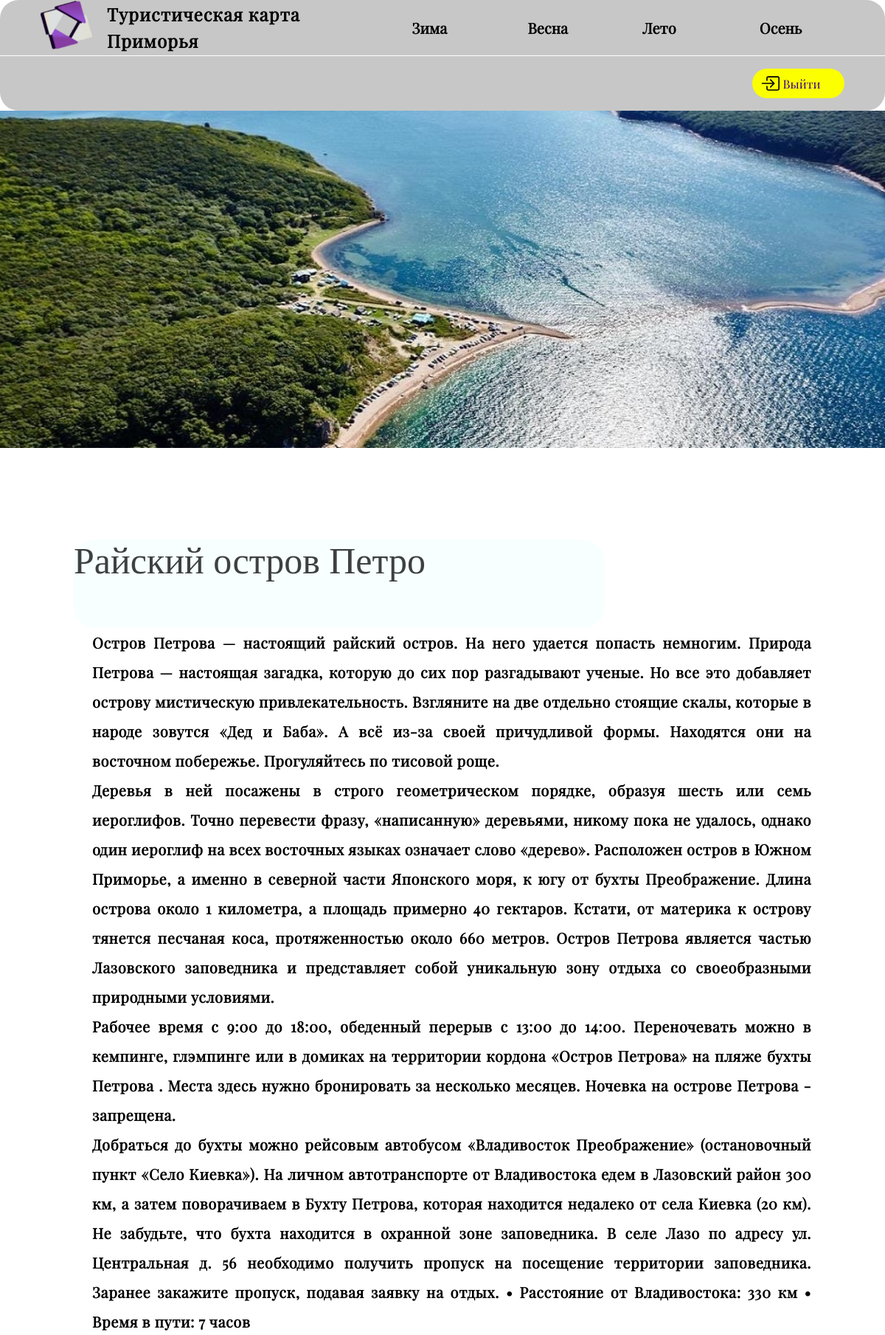
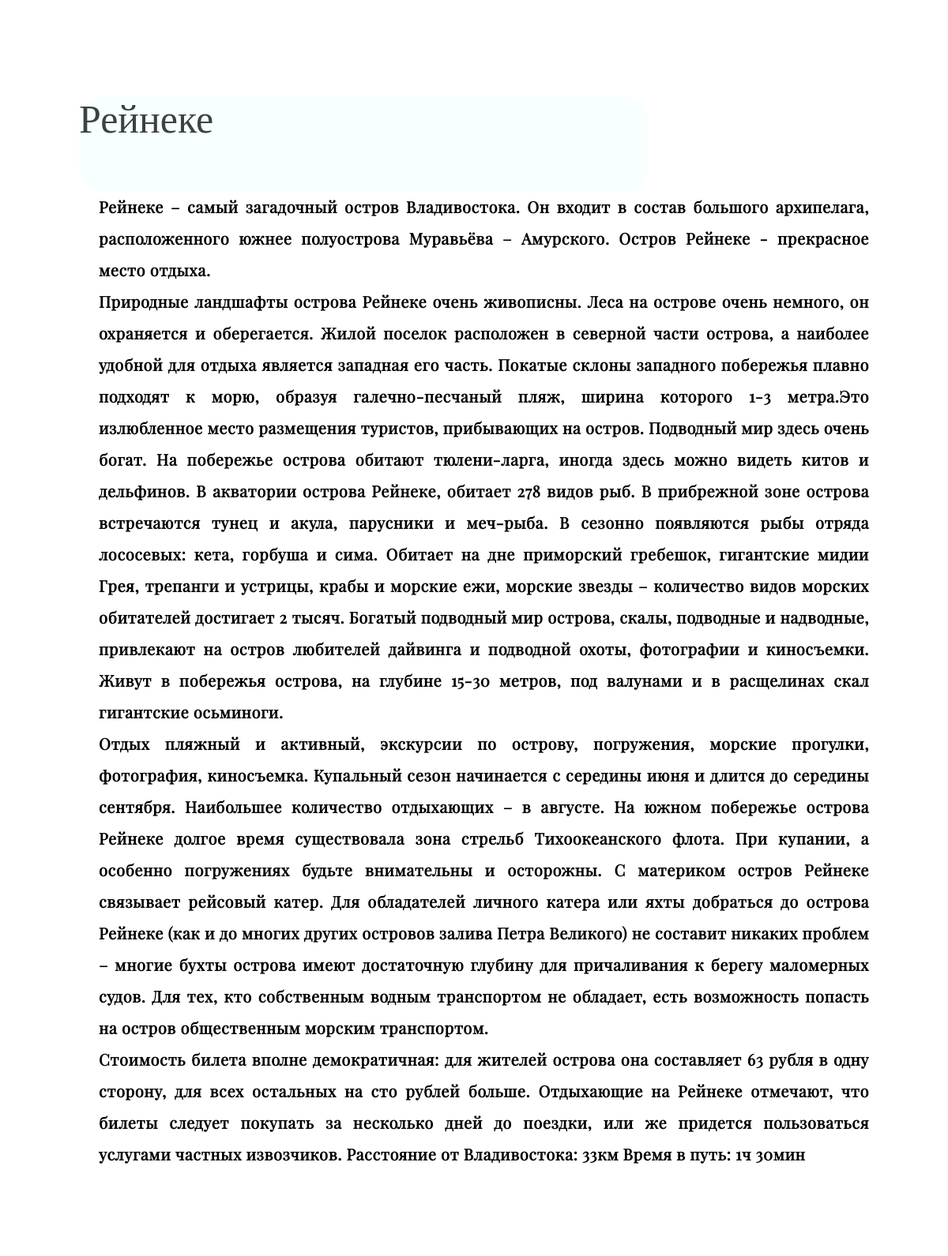
The app's page /page_of_summer (signed in, upper part) with its own data (2 pictures, top to bottom).
### profil/models.py (models this page shows, shortened)
class summer(models.Model):
    name = models.CharField("Место" , max_length=20 )
    time = models.DateTimeField("Время добавления",max_length=10)
    notes = models.TextField( "Заметки для описания " )
    notes_nature = models.TextField( "Заметки для природы " )
    notes_fun = models.TextField( "Заметки для развлечений " )
    notes_ways = models.TextField( "Заметки для маршрутов " )
    image = models.ImageField(upload_to="",verbose_name="Главная фотография")
    image1 = models.ImageField( upload_to="", verbose_name="Фото номер 1")
    image2 = models.ImageField( upload_to="", verbose_name="Фото номер 2")
    image3 = models.ImageField( upload_to="", blank=True, verbose_name="Фото номер 3" )
    image4 = models.ImageField( upload_to="", blank=True , verbose_name="Фото номер 4")
    class Meta :
        verbose_name = "Летняя локация"
        verbose_name_plural = "Летнии локации"

### profil/views.py (the view)
# urls.py: path('page_of_summer',views.page_of_summer),
def page_of_summer( request ):
    summers_for_unk = summer.objects.all()[0:2]
    summers = summer.objects.all()
    return render( request , "profil/page_of_summer.html" , {"title": "Летняя страница " ,
                                                             "content_summer": summers ,
                                                             "content_summer_for_unk":summers_for_unk,
                                                             } )

### profil/templates/profil/page_of_summer.html (shortened to what this page needs)
{% load static %}
<!DOCTYPE html>
<html>
<head>
    <link rel="stylesheet" href="{% static 'profil/style_1.css' %}" />
</head>
<body style="overflow-x: hidden">
    <header>
        <div class="up" id="upp">
            <div class="intro">
                <a href="/"><img class="kartinalogo" src="{% static 'profil/l4_svg.svg' %}" width="78" height="70" /></a>
                <p>Туристическая карта Приморья</p>
            </div>
            <nav class="menu">
                <a href="page_of_winter" target="_blank">Зима</a>
                <a href="page_of_spring" target="_blank">Весна</a>
                <a href="" target="_blank">Лето</a>
                <a href="page_of_autmn" target="_blank">Осень</a>
            </nav>
        </div>
        <hr />
        {% if user.is_authenticated  %}
        <div class="field">
            <a href="/logout" style="text-decoration: none" s><button type="button" class="button">
                <img src="{% static 'profil/box_arrow_in_right_icon.svg'%}" width="35.61" height="25.71" />Выйти
            </button></a>
        </div>
        {% endif%}
    </header>
    <div>
                <img src="{% static 'profil/L3opAtfL6Ls.jpg' %}"  style="width:100%">
            </div>
    <div class="total">
        <div class="wrapper">
            {% if not user.is_authenticated  %}
                {% for i in content_summer_for_unk %}
                    <div class="subject">
                <div class="container_slider_css">
                    <img class="photo_slider_css" src="{{i.image.url}}" alt="" />
                    {% if i.image1 %}
                    <img class="photo_slider_css" src="{{i.image1.url}}" alt="" />
                    {% endif %}
                    {% if i.image2 %}
                    <img class="photo_slider_css" src="{{i.image2.url}}" alt="" />
                    {% endif %}
                    {% if i.image3 %}
                    <img class="photo_slider_css" src="{{i.image3.url}}" alt="" />
                    {% endif %}
                </div>
                <div style="
              width: 720px;
              height: 120px;
              background-color: azure;
              border-radius: 30px;
              margin-top: -120px;
              position: absolute;
              opacity: 50%;
                " class="on_photo"></div>
                    <div class="on_photo"  style="position: absolute; margin-top: -120px">{{ i.name }}</div>
                <p>{{ i.notes}}</p>
            </div>
            <div>
                <p>{{ i.notes_nature }}</p>
            </div>
            <div>
                <p>{{ i.notes_fun}}</p>
            </div>
            <div>
                <p>{{ i.notes_ways }}</p>
            </div>
                {% endfor %}
                <div style="margin-top: 50px; text-align: center">Что бы получить полный доступ ко всем местам
                    <br>
                        <p style="text-align: center">Вам нужно <a style="color: green" href="accounts/login">авторизоваться</a></p>
                    </div>
            {% else %}
            {% for i in content_summer %}
            <div class="subject">
                <div class="container_slider_css">
                </div>
                <div style="
              width: 720px;
              height: 120px;
              background-color: azure;
              border-radius: 30px;
              margin-top: -120px;
              position: absolute;
              opacity: 50%;
              text-align: center;
                " class="on_photo"></div>
                    <div class="on_photo"  style="position: absolute; margin-top: -120px">{{ i.name }}</div>
                <p>{{ i.notes}}</p>
            </div>
            <div>
                <p>{{ i.notes_nature }}</p>
            </div>
            <div>
                <p>{{ i.notes_fun}}</p>
            </div>
            <div>
                <p>{{ i.notes_ways }}</p>
            </div>
            {% endfor %}
            {% endif%}
        </div>
    </div>
</body>
</html>

### profil/static/profil/style_1.css (style rules this page uses)
* { margin: 0; }
.subject { position: relative; text-align: center; }
.on_photo { font-size: 50px; position: absolute; color: rgba(0, 0, 0, 0.747); }
.total { display: flex; align-items: center; flex-direction: column; }
header hr { width: 100%; background: white; border: none; height: 1px; }
header { height: 150px; width: 100%; background: rgba(174, 174, 174, 0.69); opacity: 1; z-index: 1; border-radius: 25px; font-weight: 700; }
.up { display: flex; flex-direction: row; align-items: center; height: 75px; width: 100%; justify-content: space-between; }
.intro p { font-family: Playfair Display; font-size: 24px; font-weight: 700; line-height: 36px; letter-spacing: 1px; width: 350px; }
.intro { width: 447px; display: flex; flex-direction: row; justify-content: space-between; margin-left: 48px; }
.menu { width: 579.7px; margin-right: 61.83px; }
.menu a { text-decoration: none; font-family: Playfair Display; color: black; font-size: 20px; line-height: 31.99px; }
.menu a:nth-child(2) { padding-left: 105.22px; }
.menu a:nth-child(3) { padding-left: 97.22px; }
.menu a:last-child { padding-left: 109.22px; }
header .button { font-family: Playfair Display; font-size: 16px; width: 125px; height: 40px; background: #fbff00; margin-left: 50px; color: #3d008b; border-radius: 23px; border: none; display: flex; align-items: center; }
.field { display: flex; justify-content: flex-end; margin-right: 55px; margin-top: 17px; }
.wrapper { width: 1000px; display: flex; flex-direction: column; }
.wrapper p { font-family: Playfair Display; margin-left: 25px; font-size: 20px; font-style: normal; font-weight: 700; line-height: 40px; letter-spacing: 0.03em; text-align: justify; }
.container_slider_css { width: 1000px; height: 20vw; position: relative; overflow: hidden; z-index: 0; }
img:nth-child(1) { animation-delay: 18s; }
img:nth-child(3) { animation-delay: 6s; }

### records on screen
summer: name "Райский остров Петро", notes "Остров Петрова — настоящий райский остров. На него удается попасть немногим. Природа Петрова — настоящая загадка, которую до сих пор разгадывают ученые. Но все это добавляет острову мистическую привлекательность. Взгляните на две отдельно стоящие скалы, которые в народе зовутся «Дед и Баба». А всё из-за своей причудливой формы. Находятся они на восточном побережье. Прогуляйтесь по тисовой роще.", notes_nature "Деревья в ней посажены в строго геометрическом порядке, образуя шесть или семь иероглифов. Точно перевести фразу, «написанную» деревьями, никому пока не удалось, однако один иероглиф на всех восточных языках означает слово «дерево». Расположен остров в Южном Приморье, а именно в северной части Японского моря, к югу от бухты Преображение. Длина острова около 1 километра, а площадь примерно 40 гектаров. Кстати, от материка к острову тянется песчаная коса, протяженностью около 660 метров. Остров Петрова является частью Лазовского заповедника и представляет собой уникальную зону отдыха со своеобразными природными условиями.", notes_fun "Рабочее время с 9:00 до 18:00, обеденный перерыв с 13:00 до 14:00. Переночевать можно в кемпинге, глэмпинге или в домиках на территории кордона «Остров Петрова» на пляже бухты Петрова . Места здесь нужно бронировать за несколько месяцев. Ночевка на острове Петрова - запрещена.", notes_ways "Добраться до бухты можно рейсовым автобусом «Владивосток Преображение» (остановочный пункт «Село Киевка»). На личном автотранспорте от Владивостока едем в Лазовский район 300 км, а затем поворачиваем в Бухту Петрова, которая находится недалеко от села Киевка (20 км). Не забудьте, что бухта находится в охранной зоне заповедника. В селе Лазо по адресу ул. Центральная д. 56 необходимо получить пропуск на посещение территории заповедника. Заранее закажите пропуск, подавая заявку на отдых. • Расстояние от Владивостока: 330 км • Время в пути: 7 часов"
summer: name "Рейнеке", notes "Рейнеке – самый загадочный остров Владивостока. Он входит в состав большого архипелага, расположенного южнее полуострова Муравьёва – Амурского. Остров Рейнеке - прекрасное место отдыха.", notes_nature "Природные ландшафты острова Рейнеке очень живописны. Леса на острове очень немного, он охраняется и оберегается. Жилой поселок расположен в северной части острова, а наиболее удобной для отдыха является западная его часть. Покатые склоны западного побережья плавно подходят к морю, образуя галечно-песчаный пляж, ширина которого 1-3 метра.Это излюбленное место размещения туристов, прибывающих на остров. Подводный мир здесь очень богат. На побережье острова обитают тюлени-ларга, иногда здесь можно видеть китов и дельфинов. В акватории острова Рейнеке, обитает 278 видов рыб. В прибрежной зоне острова встречаются тунец и акула, парусники и меч-рыба. В сезонно появляются рыбы отряда лососевых:…", notes_fun "Отдых пляжный и активный, экскурсии по острову, погружения, морские прогулки, фотография, киносъемка. Купальный сезон начинается с середины июня и длится до середины сентября. Наибольшее количество отдыхающих – в августе. На южном побережье острова Рейнеке долгое время существовала зона стрельб Тихоокеанского флота. При купании, а особенно погружениях будьте внимательны и осторожны. С материком остров Рейнеке связывает рейсовый катер. Для обладателей личного катера или яхты добраться до острова Рейнеке (как и до многих других островов залива Петра Великого) не составит никаких проблем – многие бухты острова имеют достаточную глубину для причаливания к берегу маломерных судов. Для тех, кто…", notes_ways "Стоимость билета вполне демократичная: для жителей острова она составляет 63 рубля в одну сторону, для всех остальных на сто рублей больше. Отдыхающие на Рейнеке отмечают, что билеты следует покупать за несколько дней до поездки, или же придется пользоваться услугами частных извозчиков. Расстояние от Владивостока: 33км Время в путь: 1ч 30мин"
